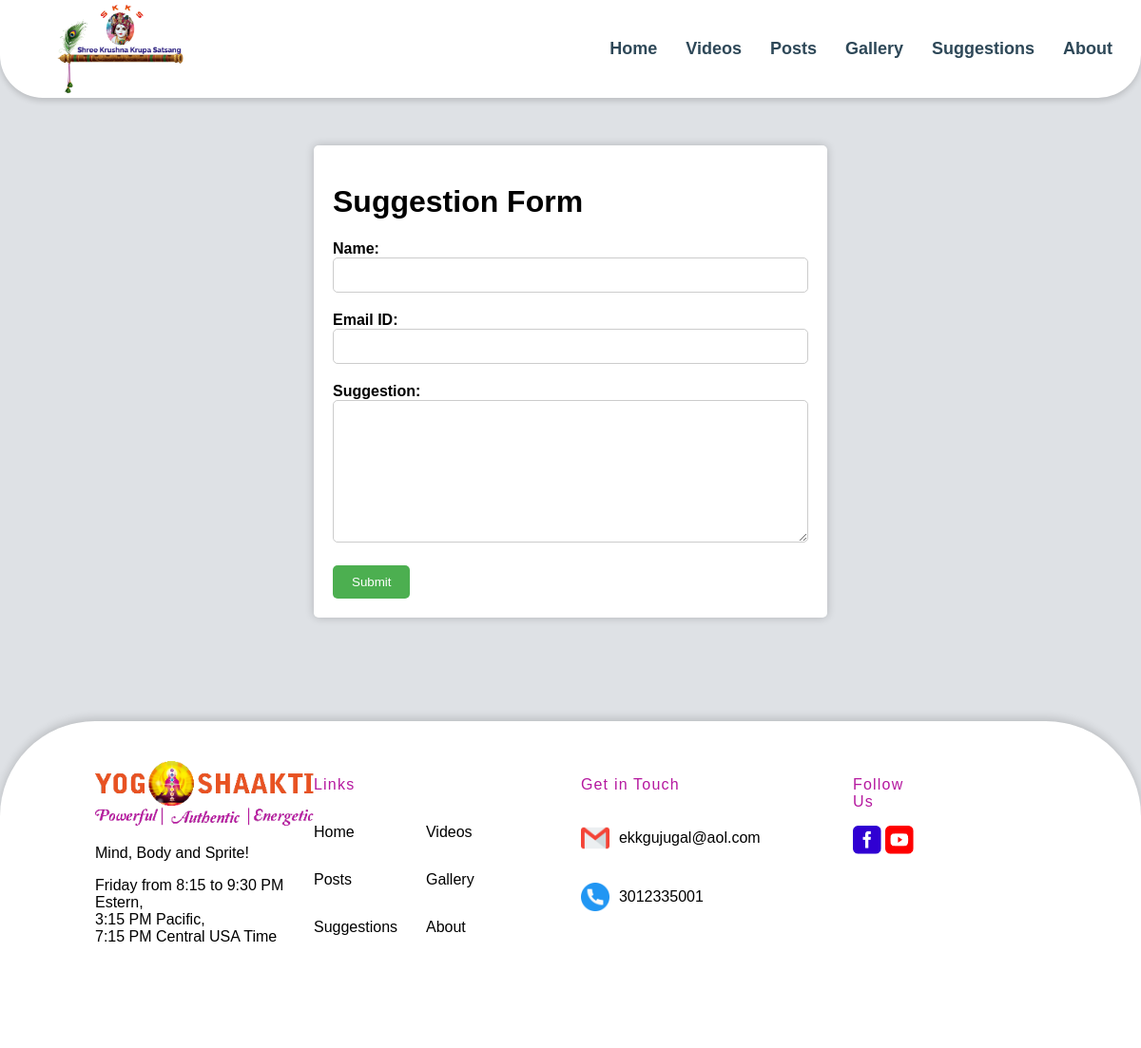
/yoga_review/, run on an earlier commit of the app's database.
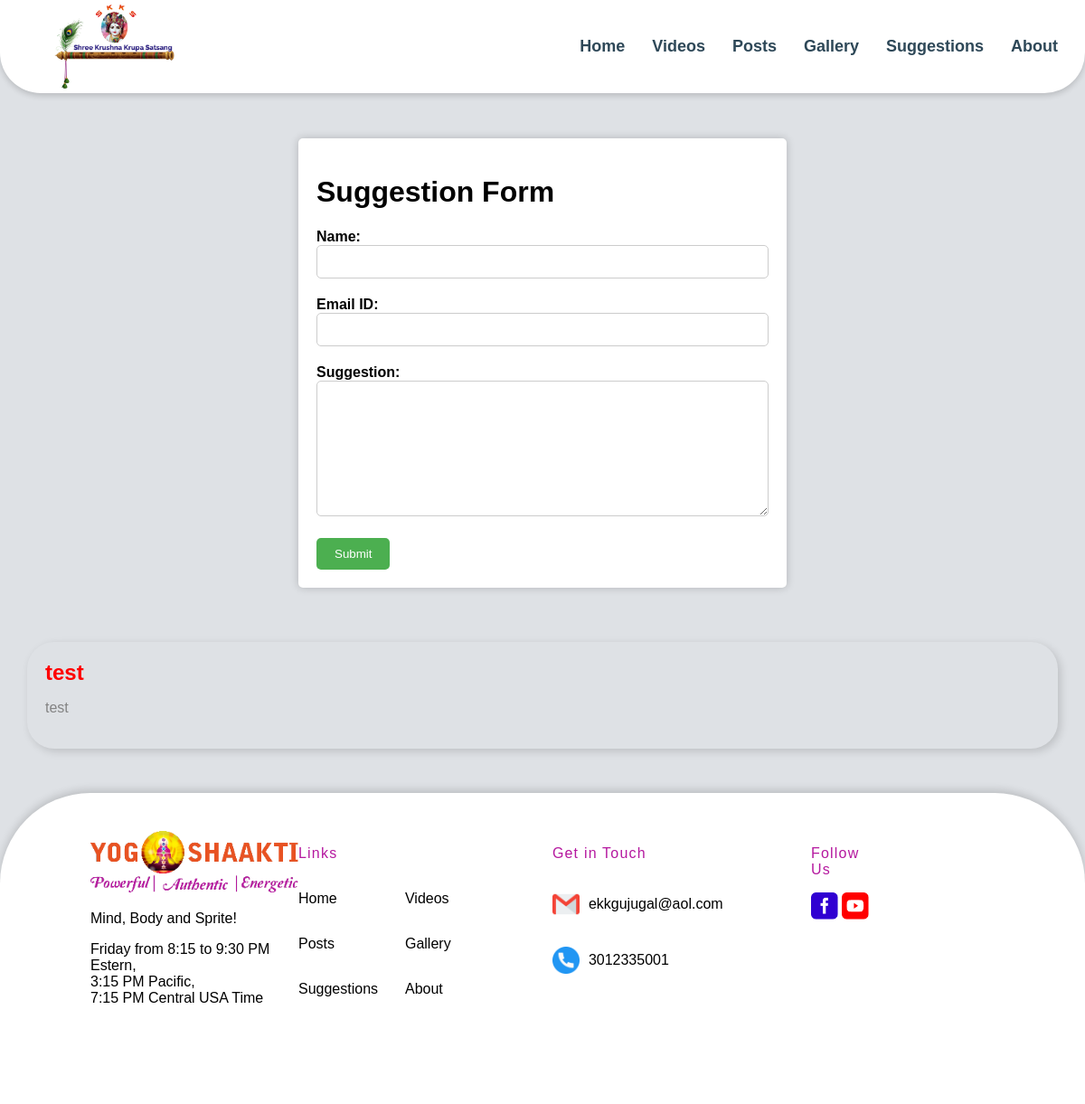
And on a later commit of the database.
### home/models.py (models this page shows, shortened)
class Customer_reviews(models.Model):
    name = models.CharField(max_length=50, null=True, blank=True)
    message = RichTextField(null = True)
    class Meta:
        verbose_name_plural = "customer_reviews"

### home/views.py (the view, shortened to what this page needs)
# urls.py: path('yoga_review/', views.yoga_review, name="yoga_review"),
def yoga_review(request):
    data_review = Customer_reviews.objects.all()
    return render(request, 'review.html',{'data_review' : data_review})

### templates/review.html (shortened to what this page needs)
{% load static %}
<!DOCTYPE html>
<html lang="en" dir="ltr">
  <head>
    <link type="text/css" rel="stylesheet" href="{% static 'css/style.css' %}">
  </head>
  <body class="review_page">
    <div id="header">
      <img id="img_h" src="{% static 'assets/images/SKKS_Satsang_Main.jpg' %}" alt="Loading..">
      <div class="header_menu">
        <h3 id="home"><a href="{% url 'home' %}">Home</a></h3>
        <h3 id="video"><a href="{% url 'yoga_videos' %}">Videos</a></h3>
        <h3 id="post"><a href="{% url 'yoga_post' %}">Posts</a></h3>
        <h3 id="gallery"><a href="{% url 'yoga_gallery' %}">Gallery</a></h3>
        <h3 id="review"><a href="{% url 'yoga_review' %}">Suggestions</a></h3>
        <h3 id="about"><a href="{% url 'about_us' %}">About</a></h3>
      </div>
    </div>
    <div class="container">
      <h1>Suggestion Form</h1>
      <form method="post">
          <div class="form-group">
              <label for="name">Name:</label>
              <input type="text" id="name" name="name" required>
          </div>
          <div class="form-group">
              <label for="email">Email ID:</label>
              <input type="email" id="email" name="email" required>
          </div>
          <div class="form-group">
              <label for="suggestion">Suggestion:</label>
              <textarea id="suggestion" name="suggestion" required></textarea>
          </div>
          <input type="submit" value="Submit">
      </form>
  </div>
  <div id="maindiv">
    {% for i in data_review %}
      <div id="tb1">
        <p id="text">{{ i.name  | safe}}</p>
        <p id="reviews">{{ i.message  | safe}}</p>
      </div>
    {% endfor %}
  </div>
  <div id="footer">
    <div class="footer_logo">
      <img src="{% static 'assets/images/logo.png' %}" alt="Loading..." id="img_f">
      <p id="text10">Mind, Body and Sprite!</p>
      <p id="text10">Friday from 8:15 to 9:30 PM Estern, <br> 3:15 PM Pacific, <br>
        7:15 PM Central USA Time</p>
    </div>
    <div class="footer_link">
      <p id="links">Links</p>
      <div class="link_list">
        <p id="Home_f"><a href="{% url 'home' %}">Home</a></p>
        <p id="Video_f"><a href="{% url 'yoga_videos' %}">Videos</a></p>
        <p id="post_f"><a href="{% url 'yoga_post' %}">Posts</a></p>
        <p id="gallery_f"><a href="{% url 'yoga_gallery' %}">Gallery</a></p>
        <p id="review_f"><a href="{% url 'yoga_review' %}">Suggestions</a></p>
        <p id="about_f"><a href="{% url 'about_us' %}">About</a></p>
      </div>
    </div>
    <div class="footer_link">
      <p id="links">Get in Touch</p>
      <div class="link_list">
        <p id="emailBox">
          <a href="mailto:ekkgujugal@aol.com">
          <img src="{% static 'assets/images/gmail.png' %}" alt="Loading..." id="emailus">
          ekkgujugal@aol.com</a>
        </p>
        <p id="contactBox">
          <img src="{% static 'assets/images/telephone.png' %}" alt="Loading..." id="emailus"> <a href="tel:+3012335001">3012335001</a></p>
      </div>
    </div>
    <div class="footer_social_icon">
      <p id="follow">Follow Us</p>
      <a href="https://www.facebook.com/SejalShahVirmani"><img src="{% static 'assets/images/facebook.png' %}"
          alt="Loading..." id="facebook"></a>
      <a href="https://youtube.com/channel/UCSaQ0GrPfLjuqaG8Hnd5Z0Q"><img src="{% static 'assets/images/Youtube.png' %}"
          alt="Loading..."></a>
    </div>
  </div>
  </body>
</html>

### static/css/style.css (style rules this page uses)
body { top: 0px; left: 0px; width: auto; height: auto; margin: 0; background-color: #DEE1E5; font-family: 'Raleway', sans-serif; opacity: 1; }
img#img_h { width: 193px; object-fit: contain; }
#header { display: flex; width: auto; height: 103px; background: #FFFF; box-shadow: 0px 3px 6px #00000029; border-radius: 0px 0px 45px 45px; opacity: 1; justify-content: space-between; padding: 0 30px; }
.header_menu { display: flex; align-items: center; gap: 30px; }
.header_menu h3 { font-size: 18px; letter-spacing: 0px; color: #2E4858; cursor: pointer; }
.header_menu h3 a { font-size: 18px; letter-spacing: 0px; color: #2E4858; font-weight: bold; }
a { color: inherit; text-decoration: none; }
.footer_social_icon a img { width: 30px; height: 30px; object-fit: contain; }
#footer { margin-top: 49px; padding-top: 42px; left: 0px; width: auto; height: 302px; background: var(--unnamed-color-ffffff) 0% 0% no-repeat padding-box; background: #FFFFFF 0% 0% no-repeat padding-box; box-shadow: 0px -3px 10px #00000029; border-radius: 100px 100px 0px 0px; display: flex; justify-content: space-between; }
#emailBox a, #contactBox { display: flex; align-items: center; }
#emailBox a img, #contactBox img { height: 30px; width: 30px; margin-right: 10px; }
#img_f { margin-left: 100px; width: 230px; opacity: 1; }
.link_list { display: flex; flex-wrap: wrap; }
.link_list p { flex: 0 0 42%; }
.footer_social_icon { margin-right: 230px; }
#follow { text-align: left; letter-spacing: 1.2px; color: #B5189F; opacity: 1; }
p#text10 { margin-left: 100px; }
#links { text-align: left; letter-spacing: 1.2px; color: #B5189F; opacity: 1; }
#maindiv { margin: 60px 0; width: auto; opacity: 1; display: flex; flex-wrap: wrap; gap: 20px; justify-content: center; }
.review_page #maindiv { justify-content: space-between; margin: 60px 30px 30px 30px; gap: 10px; }
div#maindiv #tb1 { flex: 1 1 25%; }
div#maindiv #tb1 #text { color: #2E4858; }
div#maindiv #tb1 p { color: #838383; }
.review_page #maindiv div { background: transparent; box-shadow: 3px 3px 10px #00000026; border-radius: 30px; padding: 20px; opacity: 1; }
body.review_page { background-color: #DEE1E5; }
body.review_page #tb1 p:empty { display: none; }
body.review_page #tb1 p#text { color: #FF0000 !important; font-size: 24px; font-weight: bold; margin: 0; }
body.review_page #tb1 p#reviews { color: #010101 !important; font-size: 16px; font-weight: bold; margin: 15px 0 0 0; }

### templates/review.html (style rules this page uses)
body { font-family: Arial, sans-serif; background-color: #f2f2f2; margin: 0; padding: 0; }
.container { max-width: 600px; width:500px; margin: 50px auto; padding: 20px; background-color: #fff; box-shadow: 0 0 10px rgba(0, 0, 0, 0.2); border-radius: 5px; }
.form-group { margin-bottom: 20px; }
label { display: block; font-weight: bold; }
input[type="text"], input[type="email"], textarea { width: 100%; padding: 10px; border: 1px solid #ccc; border-radius: 5px; box-sizing: border-box; }
textarea { height: 150px; }
input[type="submit"] { background-color: #4CAF50; color: #fff; padding: 10px 20px; border: none; border-radius: 5px; cursor: pointer; }

What changed in the data, as far as the page shows it:
added Customer_reviews: name "test", message "test"
